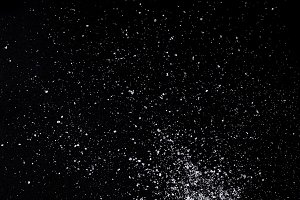
#> input picture ImageProcessing/salt.jpg, 300 x 200 px
$ python averageBlurring.py --image salt.jpg
#> lines starting #> are read from the running program, lines starting #| are printed output that depends on the picture
import numpy as np
import argparse
import cv2
import matplotlib.pyplot as plt

ap=argparse.ArgumentParser()
ap.add_argument("-i","--image", required=True, help="Path to the image")
args=vars(ap.parse_args())


image=cv2.imread(args["image"])
#> image is the input picture: shape (200, 300, 3); mean B, G, R 12, 10.7, 10.8
cv2.imshow("Original",image)

cv2.waitKey(0)

blurred=np.hstack([cv2.blur(image,(3,3)),cv2.blur(image,(5,5)),cv2.blur(image,(9,9))])
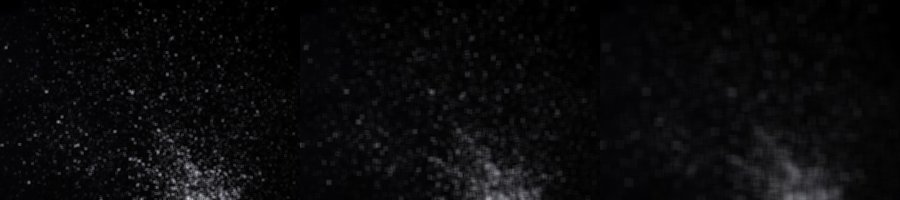
#> blurred: shape (200, 900, 3); mean B, G, R 12, 10.7, 10.8

cv2.imshow("Blurred",blurred)

cv2.waitKey(0)
